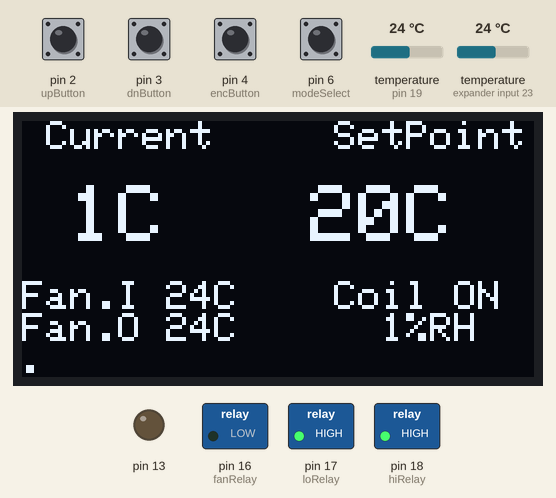
This program was run on a simulated Arduino Nano, built with avr-gcc and run on an emulated ATmega328P. On the bench: 128×64 one-colour display, switched loads named in the program (green lamp = pin HIGH), output pins drawn as LEDs (lit = HIGH). Wiring (inferred from the names in the program): DS18B20 sensor: data pin 14. The inputs (shaded band) are chosen by the test bench; at power-on: pin 2 (upButton), pin 3 (dnButton), pin 4 (encButton), pin 6 (modeSelect) HIGH, temperature (sensors on pin 19, expander input 23) 24 °C.

Above: at 7.9 s.
8.0 s: pin 4 (encButton) pulled LOW for 2.55 s
At 11.8 s:
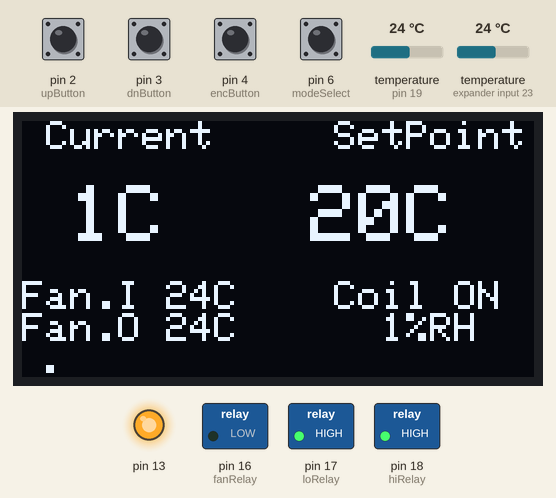
12.3 s: temperature (sensor on pin 19) set to 12 °C
At 16.9 s:
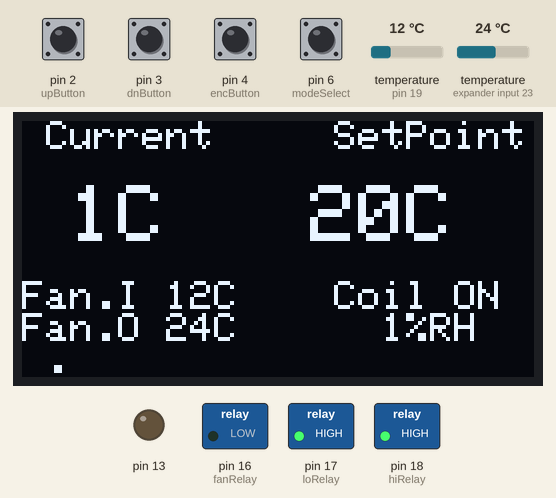
19.1 s: temperature (sensor on expander input 23) set to 12 °C
At 23.3 s:
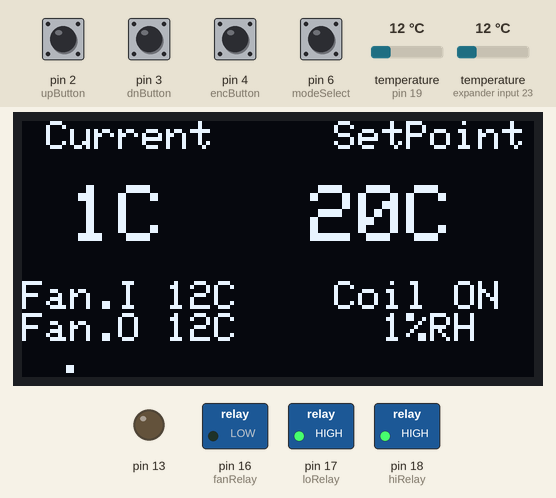
25.9 s: temperature (sensor on pin 19) set to 19 °C
At 29.6 s:
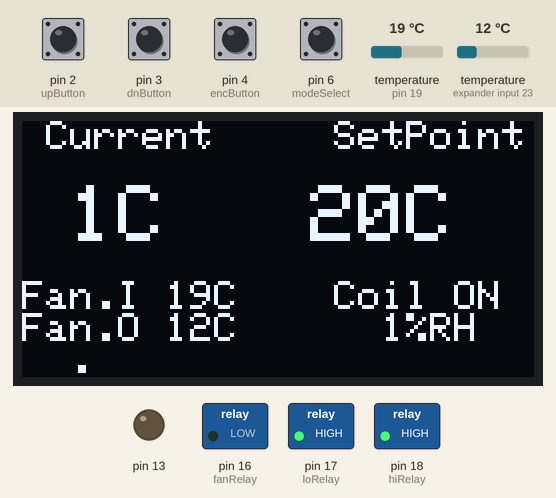
32.6 s: temperature (sensor on expander input 23) set to 19 °C
At 36.0 s:
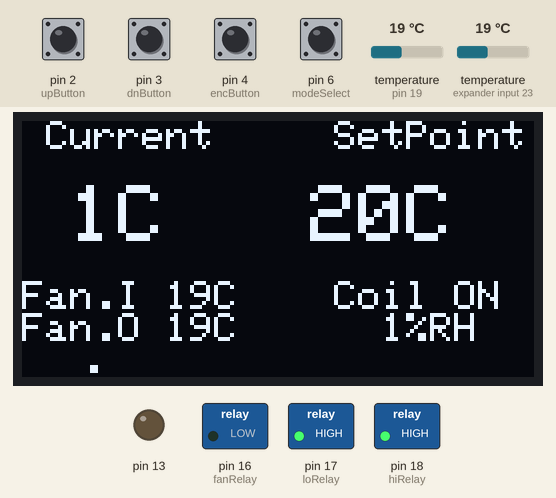
39.4 s: pin 4 (encButton) pulled LOW for 2.55 s
At 42.8 s:
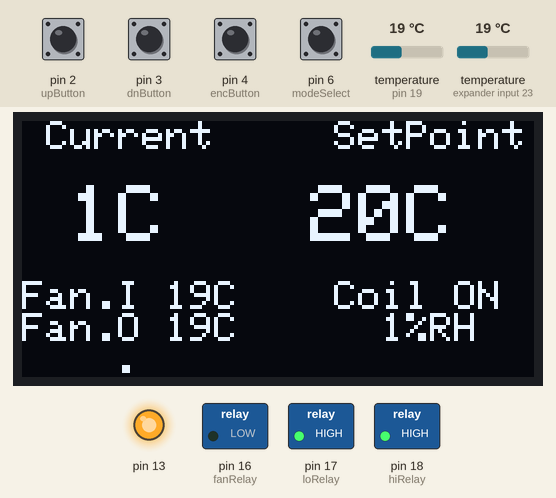
Timing chart, 0 to 44.3 s (numbered marks = the images above; inputs shaded):
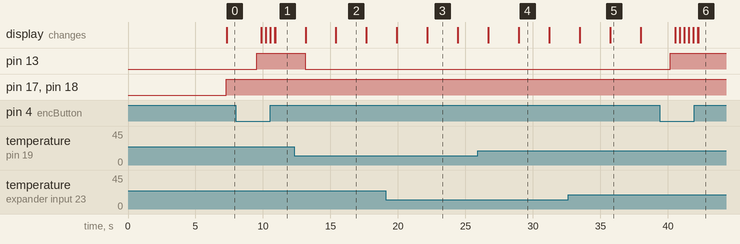

Measured:
- after the input at 8.0 s, pin 13: LOW → HIGH after 1.5 s
- after the input at 39.4 s, pin 13: LOW → HIGH after 0.79 s

The program:

main.cpp
```cpp
#include <SPI.h>
#include <Wire.h>
#include <Adafruit_SSD1306.h>
#include <SparkFun_RHT03.h>
#include <OneWire.h>
#include <DallasTemperature.h>

// Software SPI
#define OLED_MOSI   9
#define OLED_CLK   10
#define OLED_DC    11
#define OLED_CS    12
#define OLED_RESET 8
Adafruit_SSD1306 display(OLED_MOSI, OLED_CLK, OLED_DC, OLED_RESET, OLED_CS);

#define NUMFLAKES 10
#define XPOS 0
#define YPOS 1
#define DELTAY 2


//buttons
static int upButton = 2; // Our first hardware interrupt pin is digital pin 2
static int dnButton = 3; // Our second hardware interrupt pin is digital pin 3
//volatile byte aFlag = 0; // let's us know when we're expecting a rising edge on pinA to signal that the encoder has arrived at a detent
//volatile byte bFlag = 0; // let's us know when we're expecting a rising edge on pinB to signal that the encoder has arrived at a detent (opposite direction to when aFlag is set)
//volatile int encoderPos = 20; //this variable stores our current value of encoder position. Change to int or uin16_t instead of byte if you want to record a larger range than 0-255
//volatile int oldEncPos = 20; //stores the last encoder position value so we can compare to the current reading and see if it has changed (so we know when to print to the serial monitor)
//volatile byte reading = 0; //somewhere to store the direct values we read from our interrupt pins before checking to see if we have moved a whole detent
static int encButton = 4;


//DHT22/rht03/am2302 sensor
const int RHT03_DATA_PIN = 14; // RHT03 data pin
RHT03 rht; // This creates a RTH03 object, which we'll use to interact with the sensor

//DS18B20
#define ONE_WIRE_BUS_PIN 19
OneWire oneWire(ONE_WIRE_BUS_PIN);
DallasTemperature sensors(&oneWire);
DeviceAddress Probe01 = { 0x28, 0xFF, 0x29, 0xAA, 0x15, 0x15, 0x01, 0xC3 };
DeviceAddress Probe02 = { 0x28, 0xFF, 0x2B, 0x67, 0x15, 0x15, 0x01, 0xE4 };

//screen variables
volatile byte butpres, settemp, pixpos;
volatile float dhttemp, fintemp, foutemp, dhtrh;

//relays
#define fanRelay 16
#define loRelay 17
#define hiRelay 18
#define modeSelect 6
volatile byte fanState, loState, hiState, modeState;
const int failsafeMaxtemp = 80;

/*
//encoder functions
void PinA(){
  cli(); //stop interrupts happening before we read pin values
  reading = PIND & 0xC; // read all eight pin values then strip away all but pinA and pinB's values
  if(reading == B00001100 && aFlag) { //check that we have both pins at detent (HIGH) and that we are expecting detent on this pin's rising edge
    encoderPos --; //decrement the encoder's position count
    bFlag = 0; //reset flags for the next turn
    aFlag = 0; //reset flags for the next turn
  }
  else if (reading == B00000100) bFlag = 1; //signal that we're expecting pinB to signal the transition to detent from free rotation
  sei(); //restart interrupts
}

void PinB(){
  cli(); //stop interrupts happening before we read pin values
  reading = PIND & 0xC; //read all eight pin values then strip away all but pinA and pinB's values
  if (reading == B00001100 && bFlag) { //check that we have both pins at detent (HIGH) and that we are expecting detent on this pin's rising edge
    encoderPos ++; //increment the encoder's position count
    bFlag = 0; //reset flags for the next turn
    aFlag = 0; //reset flags for the next turn
  }
  else if (reading == B00001000) aFlag = 1; //signal that we're expecting pinA to signal the transition to detent from free rotation
  sei(); //restart interrupts
}
//encoder functions
*/
void setup()   {
  //Serial.begin(9600);
  display.begin(SSD1306_SWITCHCAPVCC);

  // Clear the buffer.
  display.clearDisplay();

  //encoder
  pinMode(encButton, INPUT_PULLUP); // buton press
  pinMode(upButton, INPUT_PULLUP); // set pinA as an input, pulled HIGH to the logic voltage (5V or 3.3V for most cases)
  pinMode(dnButton, INPUT_PULLUP); // set pinB as an input, pulled HIGH to the logic voltage (5V or 3.3V for most cases)
  //attachInterrupt(digitalPinToInterrupt(pinA),PinA,RISING); // set an interrupt on PinA, looking for a rising edge signal and executing the "PinA" Interrupt Service Routine (below)
  //attachInterrupt(digitalPinToInterrupt(pinB),PinB,RISING); // set an interrupt on PinB, looking for a rising edge signal and executing the "PinB" Interrupt Service Routine (below)

  //dht22 sensor
  rht.begin(RHT03_DATA_PIN); //initializes dht22

  //DS18B20
  sensors.begin();
  sensors.setResolution(Probe01, 10);
  sensors.setResolution(Probe02, 10);

  //Relays
  pinMode(13, OUTPUT);
  pinMode(fanRelay, OUTPUT);  //fan relay
  pinMode(loRelay, OUTPUT);  //low heat relay
  pinMode(hiRelay, OUTPUT);  //high heat relay
  pinMode(modeSelect, INPUT_PULLUP);  //mode select switch

  settemp = 20;
  dhttemp = 1;
  dhtrh = 1;
  fintemp = 1;
  foutemp = 1;
  fanState = 1;
  loState = 0;
  hiState = 0;
  pixpos = 1;
  delay(5000);
}

//updates the screen
//void updatescrn(uint8_t dhttemp, uint8_t dhtrh, uint8_t settemp, uint8_t fintemp, uint8_t foutemp){
void updatescrn(){
  if (pixpos >= 120){
    pixpos = 1;
  }
  display.clearDisplay();
  display.setTextSize(1);
  display.setTextColor(WHITE);
  display.setCursor(0,0);
  display.println(" Current     SetPoint\n"); //line 1
  display.setTextSize(2);
  display.print(" ");                         //line 2
  display.print(dhttemp,0);
  display.print("C   ");
  display.print(settemp);
  display.print("C");
  display.setTextSize(1);
  display.print("\n\n\nFan.I ");                  //line 3
  display.print(fintemp,0);
  display.print("C    Coil ON");
  display.print("\nFan.O ");                  //line 4
  display.print(foutemp,0);
  display.print("C      ");
  display.print(dhtrh,0);
  display.print("%RH");
  display.drawPixel(pixpos, 62, WHITE);
  display.drawPixel(pixpos, 61, WHITE);
  display.drawPixel(pixpos+1, 62, WHITE);
  display.drawPixel(pixpos+1, 61, WHITE);
  display.display();
  pixpos ++;
}

//adjusts Temp setpoint
void adjustT(){
  while(butpres == 0){
    if(digitalRead(upButton) == LOW){
      if(settemp < 75){
        settemp ++;
      }
      else {
        settemp = 75;
      }
    }
    if (digitalRead(dnButton) == LOW){
      if(settemp > 1){
        settemp --;
      }
      else {
        settemp = 1;
      }
    }
    delay(300);
    butpres = digitalRead(encButton);
    updatescrn();
    }
}
/*
void adjustT(){
  //Serial.println("IF statement triggered");
  attachInterrupt(digitalPinToInterrupt(pinA),PinA,RISING); // set an interrupt on PinA and B, looking for a rising edge signal
  attachInterrupt(digitalPinToInterrupt(pinB),PinB,RISING); // and executing the PinA() Interrupt Service Routine
  //Serial.println("Interrupts attached");
  while (butpres==0){
    //Serial.println("While loop triggered");
    if(oldEncPos != encoderPos) {
      if(encoderPos <= 0){
        encoderPos = 0;
      }
      else if(encoderPos >= 80){
        encoderPos = 80;
      }
      oldEncPos = encoderPos;
      //Serial.println("EncoderPos" + String(encoderPos));
      }
      updatescrn();
      //Serial.println("update screen triggered");
      //if(!digitalRead(encButton)){
        //delay(1000);
        butpres = digitalRead(encButton);
      //}
    }
    detachInterrupt(digitalPinToInterrupt(pinA)); // Removes interrupts so values will only increment when needed
    detachInterrupt(digitalPinToInterrupt(pinB));
  //  Serial.println("Interrupts dettached");
}
*/
void getDhtinfo(){
                                 // Call rht.update() to get new humidity and temperature values from the sensor.
  int updateRet = rht.update(); // If successful, the update() function will return 1.
                                // If update fails, it will return a value <0
  if (updateRet == 1) {
    //float latestHumidity = rht.humidity();// The humidity(), tempC(), and tempF() functions can be called -- after
    //float latestTempC = rht.tempC();// a successful update() -- to get the last humidity and temperature
    //Serial.println("Humidity: " + String(latestHumidity, 1) + " %");
    //Serial.println("Temp (C): " + String(latestTempC, 1) + " deg C");
    dhttemp = rht.tempC();
    dhtrh = rht.humidity();
  }
  else {
    delay(RHT_READ_INTERVAL_MS);// If the update failed, try delaying for RHT_READ_INTERVAL_MS ms before
  }
  delay(1000);
}

float getDs18b20(DeviceAddress deviceAddress){
  float tempC = sensors.getTempC(deviceAddress);
   if (tempC == -127.00) {
   Serial.print("Error getting temperature  ");
   }
   else {
   return tempC;
   }
}

void loop() {

  sensors.requestTemperatures();
  fintemp = getDs18b20(Probe01);
  foutemp = getDs18b20(Probe02);

  getDhtinfo();

  butpres = digitalRead(encButton);
  if (butpres == 0){
    digitalWrite(13, HIGH);
    adjustT();
  }
  else {
    digitalWrite(13, LOW);
  }

  modeState = digitalRead(modeSelect);
  if (fanState == 0){
    digitalWrite(fanRelay, HIGH);
    fanState = 1;
  }
  if ((dhttemp < failsafeMaxtemp) && (fintemp < failsafeMaxtemp) && (foutemp < failsafeMaxtemp)){
    if ((dhttemp < (settemp - 5)) && (modeState == 0)){
      digitalWrite(loRelay, HIGH);
    }
    else if ((dhttemp < (settemp - 5)) && (modeState == 1)){
      digitalWrite(loRelay, HIGH);
      digitalWrite(hiRelay, HIGH);
    }
  }
  if ((dhttemp > (settemp + 2))){
    digitalWrite(loRelay, LOW);
    digitalWrite(hiRelay, LOW);
  }

  updatescrn();


}
```
